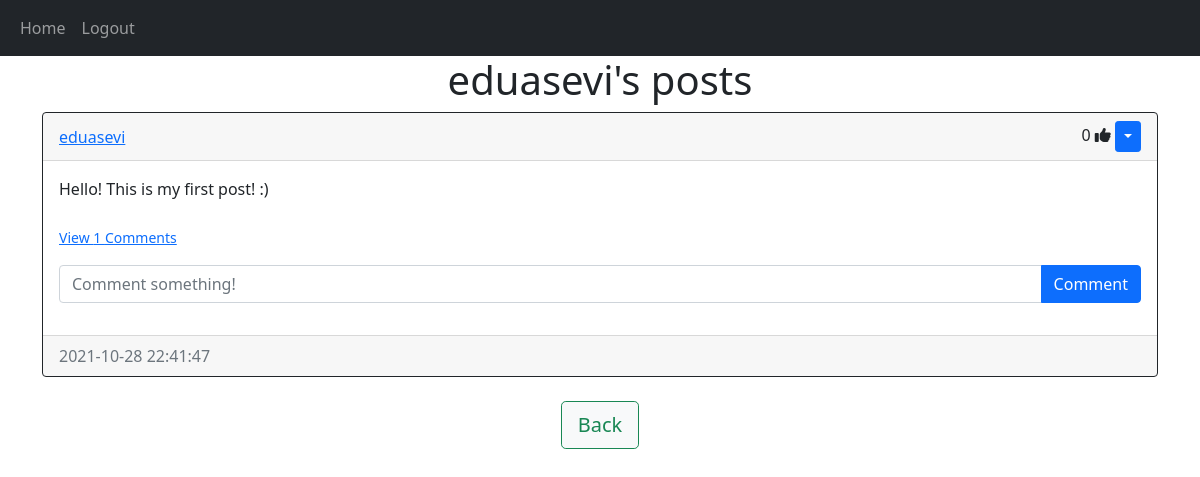
Page /posts/eduasevi (signed in) on the committed database.
### sunny_app/models.py (models this page shows)
class User(db.Model, UserMixin):
    id = db.Column(db.Integer, primary_key=True)
    email = db.Column(db.String(150), unique=True)
    username = db.Column(db.String(150), unique=True)
    password = db.Column(db.String(150))
    date_created = db.Column(db.DateTime(timezone=True), default=func.now())
    posts = db.relationship('Post', backref='user', passive_deletes=True)
    comments = db.relationship('Comment', backref='user', passive_deletes=True)
    likes = db.relationship('Like', backref='user', passive_deletes=True)

class Post(db.Model):
    id = db.Column(db.Integer, primary_key=True)
    text = db.Column(db.Text, nullable=False)
    date_created = db.Column(db.DateTime(timezone=True), default=func.now())
    author = db.Column(db.Integer, db.ForeignKey(
        'user.id', ondelete="CASCADE"), nullable=False)
    comments = db.relationship('Comment', backref='post', passive_deletes=True)
    likes = db.relationship('Like', backref='post', passive_deletes=True)

### sunny_app/views.py (the view)
@views.route("/posts/<username>")
@login_required
def posts(username):
    user = User.query.filter_by(username=username).first()
    if not user:
        flash('No user with that username exists.', category='error')
        return redirect(url_for('views.home'))
    posts = user.posts
    return render_template("posts.html", user=current_user, posts=posts, username=username)

### sunny_app/__init__.py (called while the page is built)
def create_app():
  app = Flask(__name__)
  app.config['SECRET_KEY'] = "thisismyname"
  app.config['SQLALCHEMY_DATABASE_URI'] = f'sqlite:///{DB_NAME}'
  db.init_app(app)
  from .views import views
  from .auth import auth
  app.register_blueprint(views, url_prefix='/')
  app.register_blueprint(auth, url_prefix='/')
  from .models import User, Post, Comment, Like
  create_database(app)
  login_manager = LoginManager()
  login_manager.login_view = "auth.login"
  login_manager.init_app(app)
  @login_manager.user_loader
  def load_user(id):
    return User.query.get(int(id))
  return app

### sunny_app/templates/posts.html (shortened to what this page needs)
{% extends "posts_div.html" %}  {% block header %} {{username}}'s posts {% endblock %} {% block footer %}
<div align="center">
  <a href="/home"
    ><button type="button" class="btn btn-light btn-outline-success btn-lg">
      Back
    </button></a
  >
</div>
{% endblock %}

### sunny_app/templates/posts_div.html (shortened to what this page needs)
{% extends "base.html" %} {% block title %}Home{% endblock %} {% block content
%}
<h1 align="center">{% block header %}Posts{% endblock %}</h1>
<div id="posts">
  {% for post in posts %}
  <div class="card border-dark">
    <div class="card-header d-flex justify-content-between align-items-center">
      <a href="/posts/{{post.user.username}}">{{post.user.username}}</a>
      <div>
        {{post.likes|length}}
        <i class="fas fa-thumbs-up"></i>
        {% if user.id == post.author %}
        <div class="btn-group">
          <button
            type="button"
            class="btn btn-sm btn-primary dropdown-toggle"
            data-bs-toggle="dropdown"
          ></button>
        </div>
        {% endif %}
      </div>
    </div>
    <div class="card-body">
      <div class="card-text">{{post.text}}</div>
      <br />
      <p class="card-text">
        {% if post.comments|length > 0 %}
        <a data-bs-toggle="collapse" href="#comments-{{post.id}}" role="button">
          <small>View {{post.comments|length}} Comments</small>
        </a>
        {% else %}
        <small class="text-muted">No Comments</small>
        {% endif %}
      </p>
      <form
        class="input-group mb-3"
        method="POST"
        action="/create-comment/{{post.id}}"
      >
        <input
          type="text"
          id="text"
          name="text"
          class="form-control"
          placeholder="Comment something!"
        />
        <button type="submit" class="btn btn-primary">Comment</button>
      </form>
    </div>
    <div class="card-footer text-muted">{{post.date_created}}</div>
  </div>
  <br/ > {% endfor %}
</div>
{% block footer %}{% endblock %} {% endblock %}

### sunny_app/templates/base.html (shortened to what this page needs)
<!DOCTYPE html>
<html lang="en">
  <head>
    <link
      href="https://cdn.jsdelivr.net/npm/bootstrap@5.1.3/dist/css/bootstrap.min.css"
      rel="stylesheet"
    />
    <link rel="stylesheet" href="/static/style.css" />
  </head>
  <body>
    <nav class="navbar navbar-expand-lg navbar-dark bg-dark">
      <div class="container-fluid">
        <div class="collapse navbar-collapse" id="navbar">
          <div class="navbar-nav">
            <a class="nav-item nav-link" href="/home">Home</a>
            {% if user.is_authenticated %}
            <a class="nav-item nav-link" href="/logout">Logout</a>
            {% else %}
            <a class="nav-item nav-link" href="/login">Login</a>
            <a class="nav-item nav-link" href="/sign-up">Sign Up</a>
            {% endif %}
          </div>
        </div>
      </div>
    </nav>
    <div class="container">{% block content %}{% endblock %}</div>
  </body>
</html>

### rows in the picture
User: username "eduasevi"
Post: user.username "eduasevi", likes|length "0", text "Hello! This is my first post! :)", comments|length "1", date_created "2021-10-28 22:41:47"
